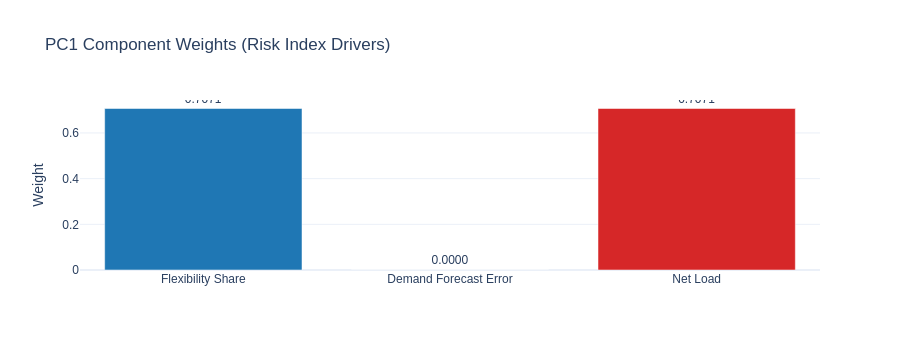

Notebook source saved alongside this figure:
### Code cell
# PC1 weights visualization
factor_names = ["Flexibility Share", "Demand Forecast Error", "Net Load"]
fig = go.Figure()
fig.add_trace(go.Bar(
    x=factor_names, y=fit.pc1_weights,
    marker_color=["#1f77b4", "#ff7f0e", "#d62728"],
    text=[f"{w:.4f}" for w in fit.pc1_weights],
    textposition="outside",
))
fig.update_layout(
    title="PC1 Component Weights (Risk Index Drivers)",
    yaxis_title="Weight",
    template=plotly_template, font=plotly_font, height=350,
)
fig.show()

### Figure 1 — Plotly figure (JSON) as saved in the notebook; plotly's stock layout.template omitted (floating-point values rounded to 4 significant figures)
{"data": [{"marker": {"color": ["#1f77b4", "#ff7f0e", "#d62728"]}, "text": ["0.7071", "0.0000", "0.7071"], "textposition": "outside", "type": "bar", "x": ["Flexibility Share", "Demand Forecast Error", "Net Load"], "y": [0.7071, 1.47e-05, 0.7071]}], "layout": {"font": {"family": "Arial", "size": 12}, "height": 350, "title": {"text": "PC1 Component Weights (Risk Index Drivers)"}, "yaxis": {"title": {"text": "Weight"}}}}
